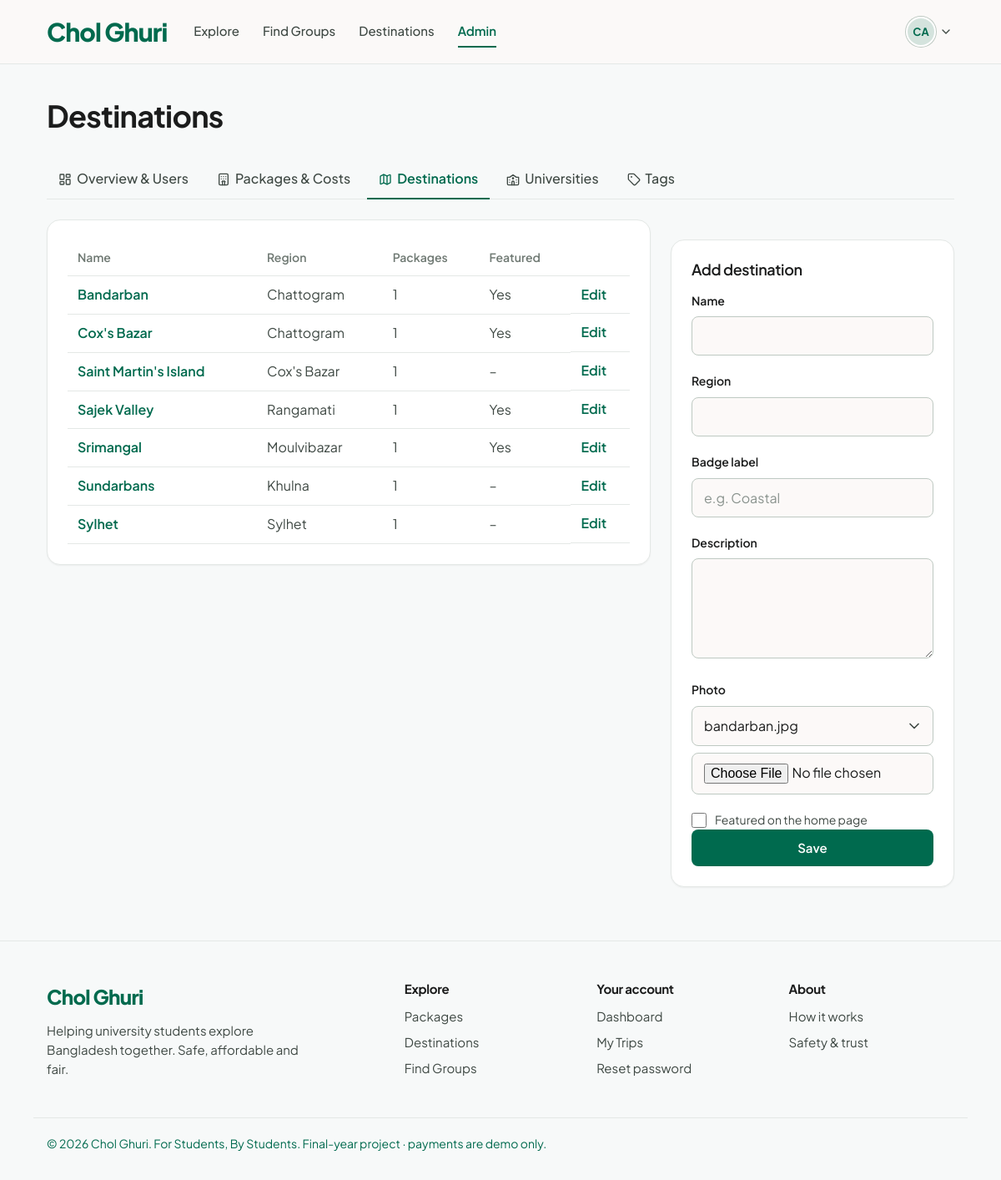
The page /admin/destinations.php (signed in) on the database its author committed.
### tables this page shows
CREATE TABLE users (
    id                     INT AUTO_INCREMENT PRIMARY KEY,
    university_id          INT          NULL,              
    full_name              VARCHAR(100) NOT NULL,
    email                  VARCHAR(150) NOT NULL UNIQUE,
    password_hash          VARCHAR(255) NOT NULL,
    role                   ENUM('student','admin') NOT NULL DEFAULT 'student',
    email_verified_at      DATETIME NULL,                  
    verify_token_hash      CHAR(64) NULL,
    verify_token_expires   DATETIME NULL,
    verify_sent_at         DATETIME NULL,
    reset_token_hash       CHAR(64) NULL,
    reset_token_expires    DATETIME NULL,
    remember_token_hash    CHAR(64) NULL,
    remember_token_expires DATETIME NULL,
    is_blocked             TINYINT(1) NOT NULL DEFAULT 0,
    last_login_at          DATETIME NULL,
    created_at             TIMESTAMP NOT NULL DEFAULT CURRENT_TIMESTAMP,

    INDEX (verify_token_hash),
    INDEX (reset_token_hash),
    INDEX (remember_token_hash),
    FOREIGN KEY (university_id) REFERENCES universities(id) ON DELETE SET NULL
);

CREATE TABLE destinations (
    id           INT AUTO_INCREMENT PRIMARY KEY,
    name         VARCHAR(100) NOT NULL,
    region       VARCHAR(100) NULL,
    label        VARCHAR(40)  NULL,                   
    description  TEXT         NULL,
    image        VARCHAR(255) NULL,
    is_featured  TINYINT(1)   NOT NULL DEFAULT 0
);

### config/database.php (called while the page is built, shortened)
<?php
function db(): PDO
{
    static $pdo = null;
    if ($pdo === null) {
        $dsn = 'mysql:host=' . DB_HOST . ';dbname=' . DB_NAME . ';charset=' . DB_CHARSET;
        $options = [
            PDO::ATTR_ERRMODE            => PDO::ERRMODE_EXCEPTION,
            PDO::ATTR_DEFAULT_FETCH_MODE => PDO::FETCH_ASSOC,
            PDO::ATTR_EMULATE_PREPARES   => false,
        ];
        $pdo = new PDO($dsn, DB_USER, DB_PASS, $options);
        $pdo->exec("SET time_zone = '+06:00'");
    }
    return $pdo;
}

### includes/users.php (called while the page is built, shortened)
<?php
function find_user_by_id(int $id): ?array
{
    $stmt = db()->prepare(
        'SELECT u.*, un.name AS university_name, un.short_name AS university_short, un.email_domain AS university_domain,
                p.gender, p.phone, p.city, p.bio, p.profile_photo, p.budget_min, p.budget_max,
                p.group_size_min, p.group_size_max, p.trip_type_pref, p.accommodation_pref, p.show_profile
         FROM users u
         LEFT JOIN universities un    ON un.id = u.university_id
         LEFT JOIN student_profiles p ON p.user_id = u.id
         WHERE u.id = ?'
    );
    $stmt->execute([$id]);
    return $stmt->fetch() ?: null;
}

### includes/auth.php (called while the page is built, shortened)
<?php
function current_user(): ?array
{
    static $user = false;
    if ($user === false) {
        $user = null;
        if (!empty($_SESSION['user_id'])) {
            $user = find_user_by_id((int) $_SESSION['user_id']);
        }
    }
    return $user;
}
function require_login(): array
{
    $user = current_user();
    return $user;
}
function require_admin(): array
{
    $user = require_login();
    return $user;
}

### admin/destinations.php (the view, shortened to what this page needs)
<?php
require_once __DIR__ . '/../includes/admin.php';
require_admin();
$edit = null;
$list = db()->query('SELECT d.*, (SELECT COUNT(*) FROM packages p WHERE p.destination_id = d.id) AS package_count FROM destinations d ORDER BY d.name')->fetchAll();
require_once __DIR__ . '/../includes/header.php';
$d = $edit ?? [];
?>
<div class="container">
    <div class="page-head"><h1>Destinations</h1></div>
    <?= admin_nav('destinations.php') ?>
    <div class="layout-sidebar">
        <section class="card">
            <div class="table-wrap">
                <table class="table">
                    <thead><tr><th>Name</th><th>Region</th><th>Packages</th><th>Featured</th><th></th></tr></thead>
                    <tbody>
                    <?php foreach ($list as $row): ?>
                        <tr>
                            <td><a href="<?= url('destination.php?id=' . $row['id']) ?>"><?= e($row['name']) ?></a></td>
                            <td><?= e($row['region']) ?></td>
                            <td><?= (int) $row['package_count'] ?></td>
                            <td><?= $row['is_featured'] ? 'Yes' : '–' ?></td>
                            <td class="actions">
                                <a href="<?= url('admin/destinations.php?edit=' . $row['id']) ?>">Edit</a>
                            </td>
                        </tr>
                    <?php endforeach; ?>
                    </tbody>
                </table>
            </div>
        </section>
        <form class="card" method="post" enctype="multipart/form-data">
            <h2 class="card-title"><?= !empty($d['id']) ? 'Edit destination' : 'Add destination' ?></h2>
            <div class="form-group"><label for="name">Name</label><input class="input" id="name" name="name" value="<?= e($d['name'] ?? '') ?>" required></div>
            <div class="form-group"><label for="region">Region</label><input class="input" id="region" name="region" value="<?= e($d['region'] ?? '') ?>"></div>
            <div class="form-group"><label for="label">Badge label</label><input class="input" id="label" name="label" value="<?= e($d['label'] ?? '') ?>" placeholder="e.g. Coastal"></div>
            <div class="form-group"><label for="description">Description</label><textarea class="input" id="description" name="description" rows="3"><?= e($d['description'] ?? '') ?></textarea></div>
            <div class="form-group"><label for="image">Photo</label>
                <select class="input" id="image" name="image"><?php foreach (builtin_images() as $img): ?><option value="<?= e($img) ?>" <?= ($d['image'] ?? '') === $img ? 'selected' : '' ?>><?= e($img) ?></option><?php endforeach; ?></select>
                <input class="input" style="margin-top:8px" type="file" name="image_upload" accept="image/jpeg,image/png" aria-label="Upload a new photo"></div>
            <label class="check form-group"><input type="checkbox" name="is_featured" value="1" <?= !empty($d['is_featured']) ? 'checked' : '' ?>> <span>Featured on the home page</span></label>
            <button class="btn btn-primary btn-block" type="submit">Save</button>
        </form>
    </div>
</div>
<?php require_once __DIR__ . '/../includes/footer.php'; ?>

### includes/functions.php (shortened to what this page needs)
<?php
function e(?string $text): string
{
    return htmlspecialchars($text ?? '', ENT_QUOTES, 'UTF-8');
}
function url(string $path = ''): string
{
    return BASE_URL . '/' . ltrim($path, '/');
}
function icon(string $name, string $class = ''): string
{
    static $cache = [];
    if (!isset($cache[$name])) {
        $file = __DIR__ . '/../assets/icons/' . basename($name) . '.svg';
        $svg  = is_file($file) ? file_get_contents($file) : '';
        $svg  = trim(preg_replace('//s', '', $svg));
        $svg  = preg_replace_callback('/^<svg[^>]*>/', function ($m) {
            return preg_replace('/\s(width|height|class)="[^"]*"/', '', $m[0]);
        }, $svg);
        $cache[$name] = $svg;
    }
    $classes = trim('icon ' . $class);
    return str_replace('<svg', '<svg class="' . e($classes) . '" aria-hidden="true"', $cache[$name]);
}
function initials(string $name): string
{
    $parts = preg_split('/\s+/', trim($name));
    $first = mb_substr($parts[0] ?? '', 0, 1);
    $last  = count($parts) > 1 ? mb_substr(end($parts), 0, 1) : '';
    return mb_strtoupper($first . $last);
}
function avatar(?string $photo, string $name, string $size = 'md'): string
{
    return '<span class="avatar avatar-' . e($size) . ' avatar-initials" aria-label="' . e($name) . '">' . e(initials($name)) . '</span>';
}

### assets/css/style.css (style rules this page uses)
:root { --primary: #006a4e; --primary-dark: #00523c; --primary-tint: #e5f0ed; --primary-tint-2: #ebf1ef; --primary-tint-3: #d4e3dd; --mint: #9ef4d0; --accent: #f47321; --accent-dark: #d95f10; --accent-tint: #fff1e8; --text: #1b1c1c; --text-body: #3f4944; --text-muted: #6f7973; --bg: #f7f9f9; --bg-warm: #fbf9f8; --surface: #ffffff; --input-bg: #fcf9f8; --grey-chip: #e5e2e1; --grey-card: #efeded; --border: #e4e8e6; --border-strong: #bec9c2; --error: #93000a; --error-strong: #ba1a1a; --error-bg: #ffdad6; --success: #006a4e; --radius-sm: 8px; --radius: 12px; --radius-lg: 16px; --shadow-sm: 0 1px 2px rgba(16, 24, 20, 0.05); --shadow: 0 1px 3px rgba(16, 24, 20, 0.06), 0 4px 16px rgba(16, 24, 20, 0.04); --shadow-lg: 0 10px 40px rgba(16, 24, 20, 0.08); --font: "Taka", "Plus Jakarta Sans", "Segoe UI", system-ui, -apple-system, sans-serif; --container: 1120px; }
*, *::before, *::after { box-sizing: border-box; }
html { -webkit-text-size-adjust: 100%; }
body { margin: 0; font-family: var(--font); font-size: 16px; line-height: 1.55; color: var(--text-body); background: var(--bg); display: flex; flex-direction: column; min-height: 100vh; -webkit-font-smoothing: antialiased; }
h1, h2, h3, h4 { color: var(--text); line-height: 1.2; margin: 0 0 0.5em; letter-spacing: -0.02em; }
h1 { font-size: 2rem; font-weight: 700; }
h2 { font-size: 1.5rem; font-weight: 700; }
a { color: var(--primary); text-decoration: none; font-weight: 600; }
.icon { width: 20px; height: 20px; flex-shrink: 0; vertical-align: middle; }
.icon-sm { width: 16px; height: 16px; }
.container { width: 100%; max-width: var(--container); margin: 0 auto; padding: 0 16px; }
.card { background: var(--surface); border: 1px solid var(--border); border-radius: var(--radius-lg); box-shadow: var(--shadow-sm); padding: 24px; }
.card + .card { margin-top: 24px; }
.card-title { font-size: 1.125rem; font-weight: 600; margin-bottom: 16px; }
.page-head { margin-bottom: 32px; }
.page-head h1 { font-size: 2.25rem; margin-bottom: 8px; }
.layout-sidebar { display: grid; grid-template-columns: minmax(0, 1fr) 340px; gap: 24px; align-items: start; }
.btn { display: inline-flex; align-items: center; justify-content: center; gap: 8px; padding: 12px 22px; border-radius: var(--radius-sm); border: 1px solid transparent; font-family: inherit; font-size: 0.9375rem; font-weight: 600; line-height: 1.2; cursor: pointer; text-decoration: none; transition: background-color .15s, border-color .15s, color .15s, box-shadow .15s; white-space: nowrap; }
.btn-primary { background: var(--primary); color: #fff; }
.btn-block { width: 100%; }
.form-group { margin-bottom: 20px; }
label, .label { display: flex; align-items: center; gap: 6px; font-size: 0.875rem; font-weight: 600; color: var(--text); margin-bottom: 8px; }
.input, select.input, textarea.input { width: 100%; font-family: inherit; font-size: 1rem; color: var(--text); background: var(--input-bg); border: 1px solid var(--border-strong); border-radius: var(--radius-sm); padding: 12px 14px; transition: border-color .15s, box-shadow .15s; }
.input::placeholder { color: #8a938e; }
textarea.input { min-height: 120px; resize: vertical; line-height: 1.5; }
select.input { appearance: none; background-repeat: no-repeat; background-position: right 12px center; padding-right: 40px; }
.check { display: flex; align-items: flex-start; gap: 10px; font-weight: 400; color: var(--text-body); cursor: pointer; margin: 0; }
.check input { width: 18px; height: 18px; margin: 2px 0 0; accent-color: var(--primary); flex-shrink: 0; cursor: pointer; }
.avatar { border-radius: 50%; object-fit: cover; flex-shrink: 0; display: inline-flex; align-items: center; justify-content: center; }
.avatar-initials { background: var(--primary-tint-3); color: var(--primary); font-weight: 700; }
.avatar-sm { width: 36px; height: 36px; font-size: 0.8125rem; }
.user-menu summary .avatar { border: 2px solid var(--surface); box-shadow: 0 0 0 1px var(--border-strong); }
.table { width: 100%; border-collapse: collapse; }
.table th, .table td { text-align: left; padding: 10px 12px; border-bottom: 1px solid var(--border); }
.table th { color: var(--text-muted); font-weight: 600; font-size: 0.875rem; }
.table-wrap { overflow-x: auto; }
.table tbody tr:last-child td { border-bottom: 1px solid var(--border); }
.actions { display: flex; gap: 12px; align-items: center; }
.input { min-width: 0; }
.layout-sidebar > *, .layout-filters > *, .dash-grid > *, .dash-left > *, .dash-right > * { min-width: 0; }

### rows shown on the page
users: full_name "CA"
destinations: name "Bandarban", region "Chattogram", package_count "1", is_featured "Yes"
destinations: name "Cox's Bazar", region "Chattogram", package_count "1", is_featured "Yes"
destinations: name "Saint Martin's Island", region "Cox's Bazar", package_count "1"
destinations: name "Sajek Valley", region "Rangamati", package_count "1", is_featured "Yes"
destinations: name "Srimangal", region "Moulvibazar", package_count "1", is_featured "Yes"
destinations: name "Sundarbans", region "Khulna", package_count "1"
destinations: name "Sylhet", region "Sylhet", package_count "1"

### other values the page prints
APP_NAME "Chol Ghuri"
$label "Explore"
$label "Find Groups"
$label "Destinations"
$label "Admin"
$label "Overview & Users"
$label "Packages & Costs"
$label "Universities"
$label "Tags"
form field image "bandarban.jpg"
